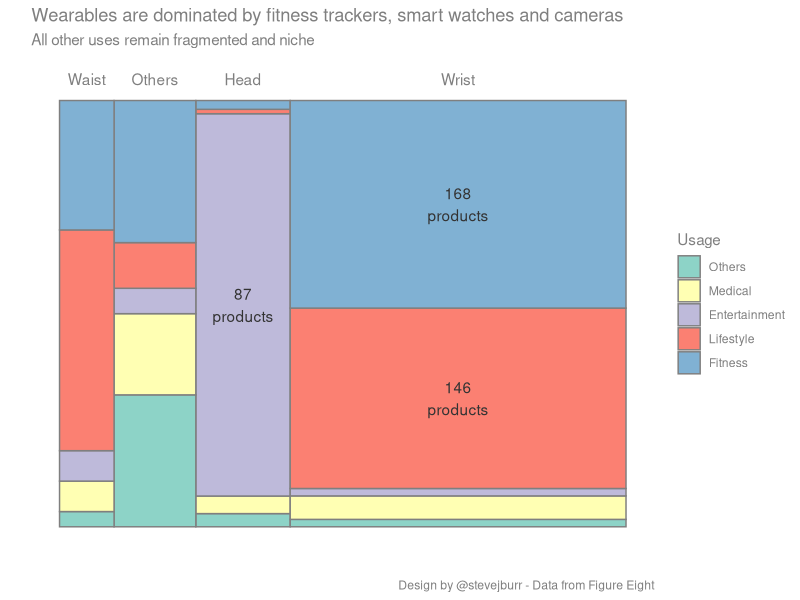
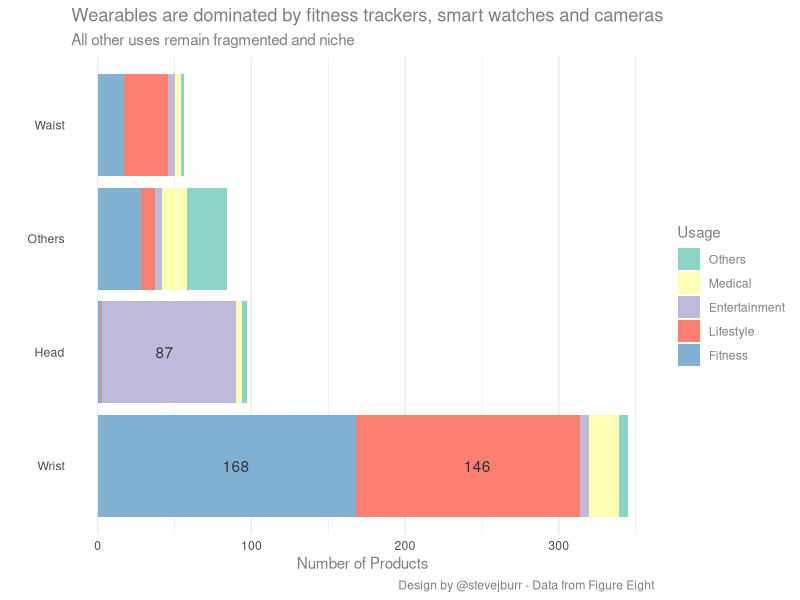
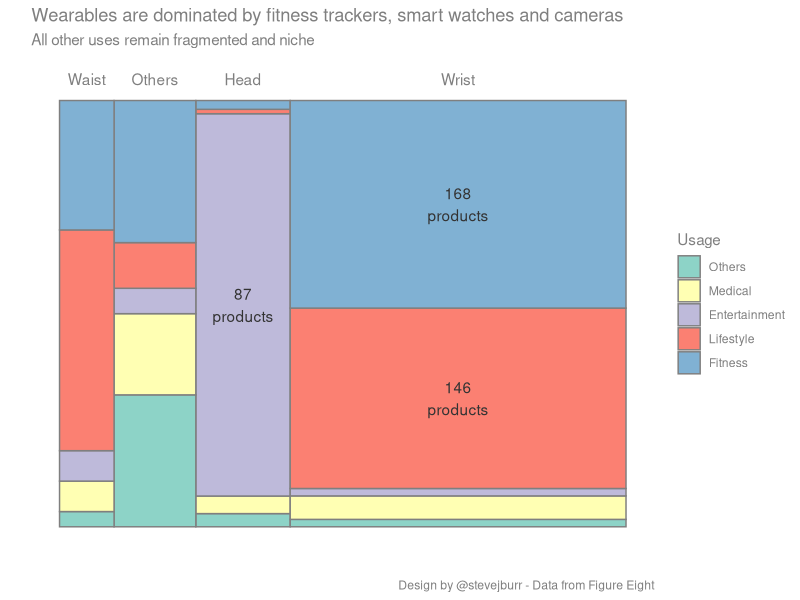
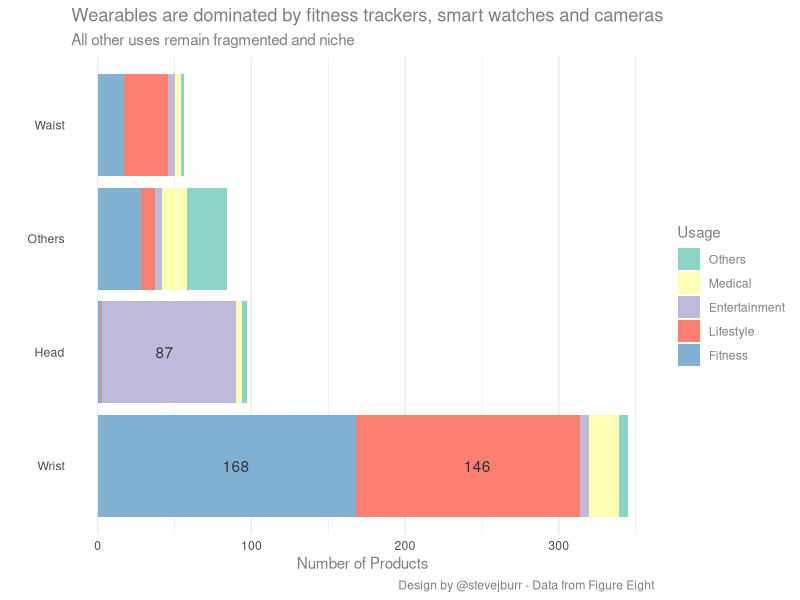

These charts were generated, in order, by the following R code:
setwd("C:\\Data\\Personal\\Make Over Monday\\27082018")
library(tidyverse)

data <- read_csv("Wearables-DFE.csv")
View(data)
colnames(data)

#select the variables to chart, group up small categories into all others to reduce noise in chart
data %>% select(Body.Location,Category,Price) %>%
  mutate(Category=if_else(is.na(Category),"Other",Category)) %>%
  mutate(Category=if_else(Category %in% c("Fitness","Lifestyle","Entertainment","Medical"),Category,"Others")) %>%
  mutate(Body.Location=if_else(Body.Location %in% c("Wrist","Head","Waist"),Body.Location,"Others"))%>%
  group_by(Body.Location, Category) %>% summarise(count=n()) -> chartdata


#get ordering for a category factor
chartdata %>% ungroup() %>% group_by(Category) %>% summarise(total=sum(count)) %>% arrange(total) %>% pull(Category) -> Categories
chartdata$Category <- factor(chartdata$Category,levels=Categories)


View(chartdata)
chartdata %>% distinct(Body.Location)
chartdata %>% ungroup() %>% select(Category) %>% distinct(Category)

#get %ages of each body location
#this is the width of each bar
chartdata %>% ungroup() %>% summarise(sum(count)) %>% pull() -> totaldevices
chartdata %>% ungroup() %>% group_by(Body.Location) %>% 
  summarise(count=sum(count)) %>% 
  mutate(width=100*count/totaldevices) %>% 
  arrange(width) %>% mutate(xmax=cumsum(width),xmin=if_else(is.na(lag(xmax)),0,lag(xmax))) -> widths

#get %age of each Category within each bodylocation
chartdata %>% ungroup() %>% group_by(Body.Location) %>% summarise(total=sum(count)) -> location.totals
chartdata %>% ungroup() %>% group_by(Body.Location,Category) %>%
  summarise(sum=sum(count)) %>% left_join(location.totals) %>%
  mutate(perc=100*sum/total) %>% arrange(Body.Location,Category) %>%
  mutate(ymax=cumsum(perc),ymin=ymax-perc) %>%
  select(Body.Location, Category, ymax, ymin) -> location_perc

chartdata %>% group_by(Body.Location,Category) %>% summarise()

location_perc  %>% left_join(widths) %>% select(-count) %>% left_join(chartdata) %>% mutate(count=if_else(count>80,as.character(paste0(count,"\nproducts")),"")) -> final.chart.data

final.chart.data %>% ungroup() %>% group_by(Body.Location) %>% summarise(xmax=max(xmax),xmin=max(xmin)) %>% mutate(pos=(0.5*(xmax+xmin))) -> xlabs


colours <- c('#8dd3c7','#ffffb3','#bebada','#fb8072','#80b1d3')

ggplot(final.chart.data) + geom_rect(aes(ymin=ymin,ymax=ymax,xmax=xmax,xmin=xmin,fill=as.factor(Category)),col="grey50") +
  geom_text(aes(y=(0.5*(ymin+ymax)),x=(0.5*(xmax+xmin)),label=count),col="grey20") +
  geom_text(data=xlabs,aes(y=105,x=pos,label=Body.Location),col="grey50") +
  scale_fill_manual("Usage",values=colours)+
  scale_x_continuous("")+
  scale_y_continuous("")+
  theme_minimal() +
  theme(axis.text=element_blank(),
        panel.grid = element_blank(),
        text = element_text(colour="grey50")
        ) +
  labs(title="Wearables are dominated by fitness trackers, smart watches and cameras",
       subtitle="All other uses remain fragmented and niche",
       caption="Design by @stevejburr - Data from Figure Eight")

ggsave("plot1.png",dpi="retina",width=7,height=7)

#is a stacked bar just better?
chartdata %>% mutate(label=if_else(count>80,as.character(count),"")) %>%
ggplot() + geom_col(aes(y=count,x=factor(Body.Location,levels=c("Wrist","Head","Others","Waist")),fill=as.factor(Category))) +
  coord_flip() + scale_y_continuous("Number of Products") + scale_x_discrete("") + scale_fill_manual("Usage",values=colours)+
  geom_text(aes(label=label,y=count,x=factor(Body.Location,levels=c("Wrist","Head","Others","Waist"))),position = position_stack(vjust = 0.5),col="grey20")+
  theme_minimal() +
  theme(panel.grid.major.y = element_blank(),
        panel.grid.minor.y = element_blank(),
        text = element_text(colour="grey50"))+
  labs(title="Wearables are dominated by fitness trackers, smart watches and cameras",
       subtitle="All other uses remain fragmented and niche",
       caption="Design by @stevejburr - Data from Figure Eight")

ggsave("plot2.png",dpi="retina",width=7,height=7)

#group up locations into wrist,head,waist,all others
#group up categories into Fitness,Lifestyle,Entertainment,Medical, all others